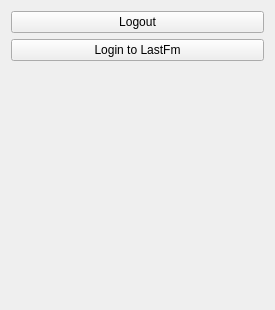
<?xml version="1.0" encoding="UTF-8"?>
<ui version="4.0">
 <class>AuthAppClass</class>
 <widget class="QMainWindow" name="AuthAppClass">
  <property name="geometry">
   <rect>
    <x>0</x>
    <y>0</y>
    <width>275</width>
    <height>310</height>
   </rect>
  </property>
  <property name="windowTitle">
   <string>MainWindow</string>
  </property>
  <widget class="QWidget" name="centralWidget">
   <layout class="QVBoxLayout" name="verticalLayout">
    <item>
     <widget class="QPushButton" name="buttonForget">
      <property name="text">
       <string>Logout</string>
      </property>
     </widget>
    </item>
    <item>
     <widget class="QPushButton" name="pushButton">
      <property name="text">
       <string>Login to LastFm</string>
      </property>
     </widget>
    </item>
    <item>
     <spacer name="verticalSpacer">
      <property name="orientation">
       <enum>Qt::Vertical</enum>
      </property>
      <property name="sizeHint" stdset="0">
       <size>
        <width>20</width>
        <height>40</height>
       </size>
      </property>
     </spacer>
    </item>
   </layout>
  </widget>
 </widget>
 <layoutdefault spacing="6" margin="11"/>
 <resources/>
 <connections/>
</ui>
